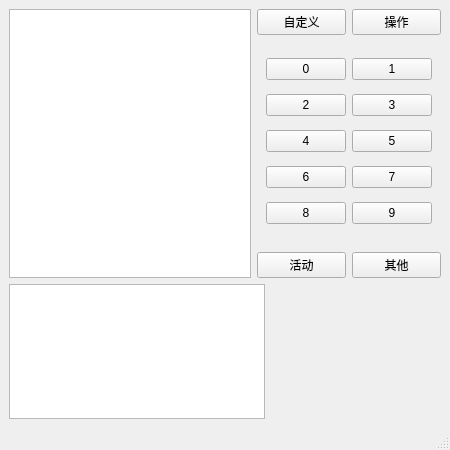
<?xml version="1.0" encoding="UTF-8"?>
<ui version="4.0">
 <class>windowMain</class>
 <widget class="QMainWindow" name="windowMain">
  <property name="geometry">
   <rect>
    <x>0</x>
    <y>0</y>
    <width>450</width>
    <height>450</height>
   </rect>
  </property>
  <property name="minimumSize">
   <size>
    <width>450</width>
    <height>450</height>
   </size>
  </property>
  <property name="windowTitle">
   <string>YGB控制台</string>
  </property>
  <widget class="QWidget" name="centralwidget">
   <layout class="QVBoxLayout" name="verticalLayout" stretch="2,1">
    <item>
     <layout class="QHBoxLayout" name="uBar" stretch="3,0">
      <item>
       <widget class="QListWidget" name="list"/>
      </item>
      <item>
       <layout class="QVBoxLayout" name="action">
        <item>
         <layout class="QHBoxLayout" name="horizontalLayout_3">
          <item>
           <widget class="QPushButton" name="custom_cPage">
            <property name="text">
             <string>自定义</string>
            </property>
           </widget>
          </item>
          <item>
           <widget class="QPushButton" name="action_cPage">
            <property name="text">
             <string>操作</string>
            </property>
           </widget>
          </item>
         </layout>
        </item>
        <item>
         <widget class="QStackedWidget" name="actionPage">
          <property name="maximumSize">
           <size>
            <width>200</width>
            <height>16777215</height>
           </size>
          </property>
          <property name="currentIndex">
           <number>0</number>
          </property>
          <widget class="QWidget" name="custom_page">
           <layout class="QGridLayout" name="gridLayout_2">
            <item row="1" column="1">
             <widget class="QPushButton" name="custom_1">
              <property name="text">
               <string>1</string>
              </property>
             </widget>
            </item>
            <item row="2" column="0">
             <widget class="QPushButton" name="custom_2">
              <property name="text">
               <string>2</string>
              </property>
             </widget>
            </item>
            <item row="3" column="0">
             <widget class="QPushButton" name="custom_4">
              <property name="text">
               <string>4</string>
              </property>
             </widget>
            </item>
            <item row="1" column="0">
             <widget class="QPushButton" name="custom_0">
              <property name="text">
               <string>0</string>
              </property>
             </widget>
            </item>
            <item row="3" column="1">
             <widget class="QPushButton" name="custom_5">
              <property name="text">
               <string>5</string>
              </property>
             </widget>
            </item>
            <item row="4" column="0">
             <widget class="QPushButton" name="custom_6">
              <property name="text">
               <string>6</string>
              </property>
             </widget>
            </item>
            <item row="2" column="1">
             <widget class="QPushButton" name="custom_3">
              <property name="text">
               <string>3</string>
              </property>
             </widget>
            </item>
            <item row="4" column="1">
             <widget class="QPushButton" name="custom_7">
              <property name="text">
               <string>7</string>
              </property>
             </widget>
            </item>
            <item row="5" column="0">
             <widget class="QPushButton" name="custom_8">
              <property name="text">
               <string>8</string>
              </property>
             </widget>
            </item>
            <item row="5" column="1">
             <widget class="QPushButton" name="custom_9">
              <property name="text">
               <string>9</string>
              </property>
             </widget>
            </item>
           </layout>
          </widget>
          <widget class="QWidget" name="action_page">
           <layout class="QGridLayout" name="gridLayout_3">
            <item row="0" column="0">
             <widget class="QPushButton" name="action_remove">
              <property name="text">
               <string>删除</string>
              </property>
             </widget>
            </item>
            <item row="2" column="0">
             <widget class="QPushButton" name="action_save">
              <property name="text">
               <string>保存</string>
              </property>
             </widget>
            </item>
            <item row="0" column="1">
             <widget class="QPushButton" name="action_clear">
              <property name="text">
               <string>清空</string>
              </property>
             </widget>
            </item>
            <item row="1" column="0">
             <widget class="QPushButton" name="action_choseAll">
              <property name="text">
               <string>全选</string>
              </property>
             </widget>
            </item>
            <item row="1" column="1">
             <widget class="QPushButton" name="action_2">
              <property name="text">
               <string>PushButton</string>
              </property>
             </widget>
            </item>
            <item row="2" column="1">
             <widget class="QPushButton" name="action_open">
              <property name="text">
               <string>打开</string>
              </property>
             </widget>
            </item>
           </layout>
          </widget>
          <widget class="QWidget" name="active_page">
           <layout class="QGridLayout" name="gridLayout">
            <item row="0" column="0">
             <widget class="QPushButton" name="active_getVideo">
              <property name="text">
               <string>获取视频</string>
              </property>
             </widget>
            </item>
            <item row="1" column="0">
             <widget class="QPushButton" name="active_video">
              <property name="text">
               <string>视频操作</string>
              </property>
             </widget>
            </item>
            <item row="0" column="1">
             <widget class="QPushButton" name="active_box">
              <property name="text">
               <string>获取</string>
              </property>
             </widget>
            </item>
            <item row="1" column="1">
             <widget class="QPushButton" name="active_">
              <property name="text">
               <string/>
              </property>
             </widget>
            </item>
           </layout>
          </widget>
          <widget class="QWidget" name="other_page">
           <layout class="QGridLayout" name="gridLayout_4">
            <item row="0" column="0">
             <widget class="QPushButton" name="setting">
              <property name="text">
               <string>设置</string>
              </property>
             </widget>
            </item>
            <item row="1" column="0">
             <widget class="QPushButton" name="exit">
              <property name="text">
               <string>退出</string>
              </property>
             </widget>
            </item>
           </layout>
          </widget>
         </widget>
        </item>
        <item>
         <layout class="QHBoxLayout" name="horizontalLayout_4">
          <item>
           <widget class="QPushButton" name="active_cPage">
            <property name="text">
             <string>活动</string>
            </property>
           </widget>
          </item>
          <item>
           <widget class="QPushButton" name="other_cPage">
            <property name="text">
             <string>其他</string>
            </property>
           </widget>
          </item>
         </layout>
        </item>
       </layout>
      </item>
     </layout>
    </item>
    <item>
     <layout class="QHBoxLayout" name="dBar" stretch="3,2">
      <item>
       <widget class="QListWidget" name="info"/>
      </item>
      <item>
       <widget class="QLabel" name="pic">
        <property name="maximumSize">
         <size>
          <width>200</width>
          <height>200</height>
         </size>
        </property>
        <property name="text">
         <string/>
        </property>
       </widget>
      </item>
     </layout>
    </item>
   </layout>
  </widget>
  <widget class="QStatusBar" name="status"/>
 </widget>
 <resources/>
 <connections/>
</ui>
